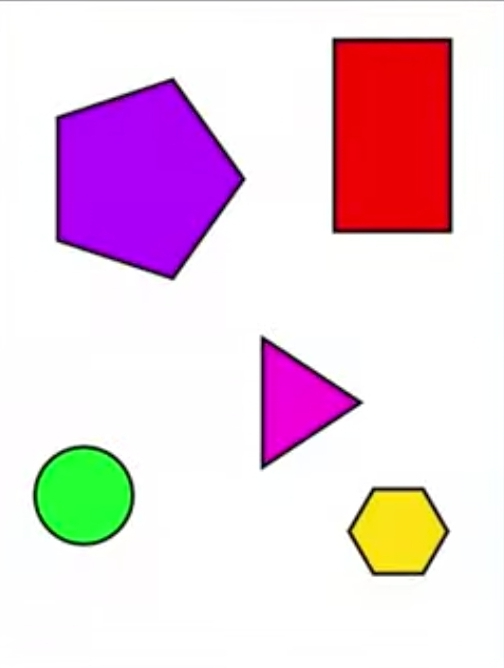
#> input picture cv/Screenshot_20260128_130143_YouTube.jpg, 504 x 668 px, found by its file name
$ python cv.py
#> lines starting #> are read from the running program, lines starting #| are printed output that depends on the picture; after the words box and inside, x2 and y2 are one past the last pixel; in counts of white or black regions, pixels touching at a corner belong together

import cv2

# Load the image
img = cv2.imread('C:\\Users\\shubh\\Desktop\\cv\\Screenshot_20260128_130143_YouTube.jpg')
#> img is the input picture: shape (668, 504, 3); mean B, G, R 223.4, 209.2, 236
gray = cv2.cvtColor(img, cv2.COLOR_BGR2GRAY) # Convert to grayscale
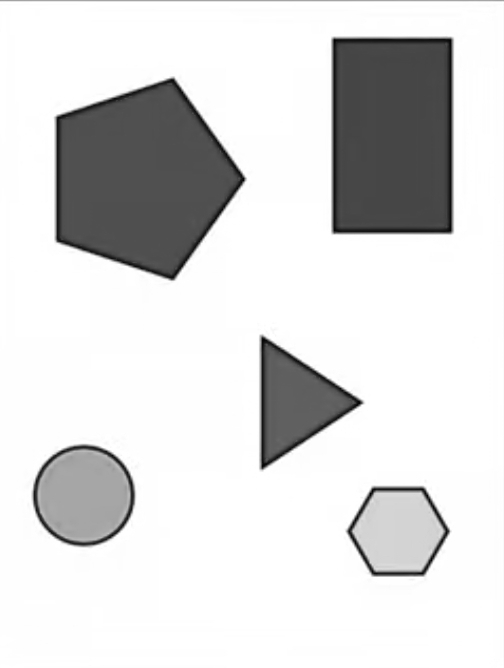
#> gray: shape (668, 504); min 2, max 255, mean 218.9
_, threshold = cv2.threshold(gray, 240, 255, cv2.THRESH_BINARY) # Clear the background
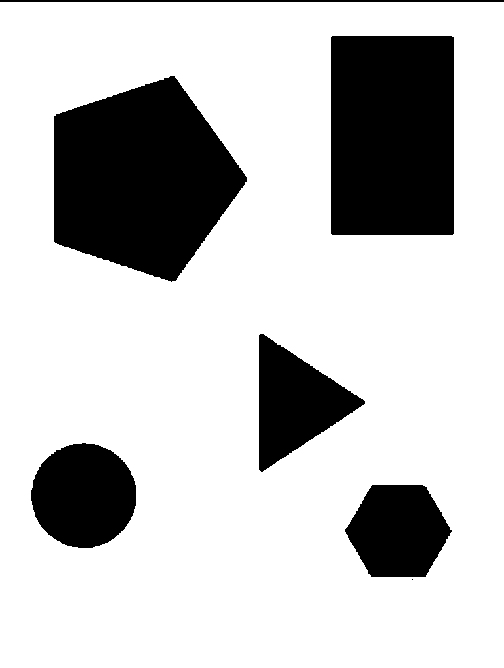
#> threshold: shape (668, 504); 77.2% white; 7 black regions (1 under 20 px)
contours, _ = cv2.findContours(threshold, cv2.RETR_TREE, cv2.CHAIN_APPROX_SIMPLE)
#> contours = 7 contours, 1 with area under 20; largest, box (x1, y1, x2, y2) and area: (0, 2, 504, 668) 334495, (53, 75, 248, 283) 28046, (330, 35, 455, 236) 24791, (30, 442, 137, 549) 8761, (258, 333, 366, 473) 7856, (344, 484, 453, 578) 7524

for cnt in contours:
    # Approximate the shape
    approx = cv2.approxPolyDP(cnt, 0.01 * cv2.arcLength(cnt, True), True)

    # Get coordinates to place the text
    x = approx.ravel()[0]
    y = approx.ravel()[1]

    # Logic to identify shape based on number of vertices (corners)
    num_corners = len(approx)

    if num_corners == 3:
        shape_name = "Triangle"
    elif num_corners == 4:
        shape_name = "Quadrilateral"
    elif num_corners == 5:
        shape_name = "Pentagon"
    elif num_corners == 6:
        shape_name = "Hexagon"
    else:
        shape_name = "Circle"

    # Draw the text on the image
    cv2.putText(img, shape_name, (x, y), cv2.FONT_HERSHEY_SIMPLEX, 0.5, (0, 0, 0))
#> this loop made 7 passes
#> (approx, x, y, num_corners, shape_name) on passes 1, 2, 5, 7: ([[0, 2], [0, 667], [503, 667], [503, 2]], 0, 2, 4, 'Quadrilateral'), ([[411, 579], [412, 578], [413, 579], [412, 580]], 411, 579, 4, 'Quadrilateral'), ([[260, 333], [365, 401], [262, 472]], 260, 333, 3, 'Triangle'), ([[332, 35], [454, 37], [452, 235], [330, 233]], 332, 35, 4, 'Quadrilateral')
#> (x, y, num_corners, shape_name) on passes 3, 4, 6: (372, 484, 6, 'Hexagon'), (73, 443, 13, 'Circle'), (174, 75, 5, 'Pentagon')
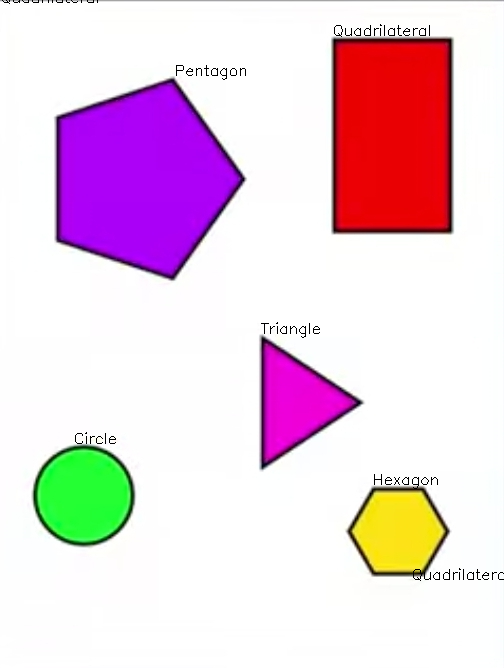
#> img: shape (668, 504, 3); 0.33% of pixels changed, all inside (x1, y1, x2, y2) = (2, 0, 504, 581)

cv2.imshow("Shape Detection", img)
cv2.waitKey(0)
cv2.destroyAllWindows()
